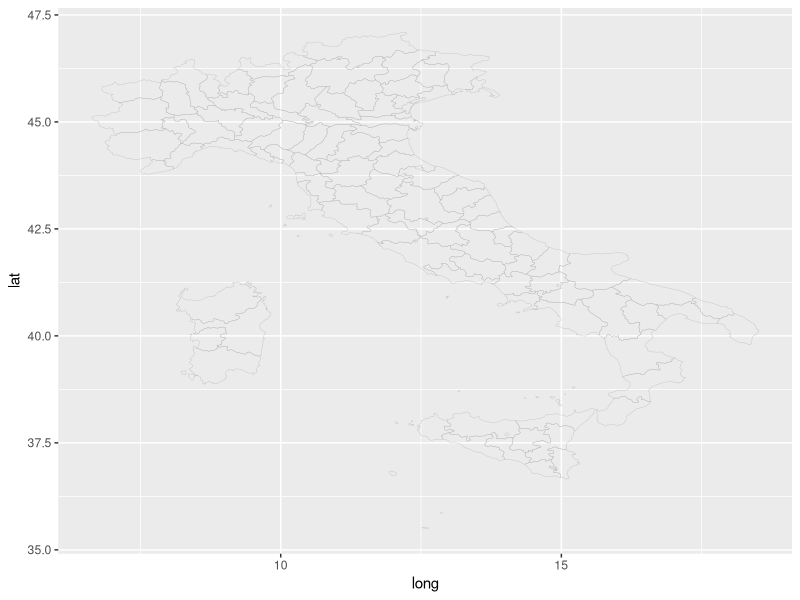
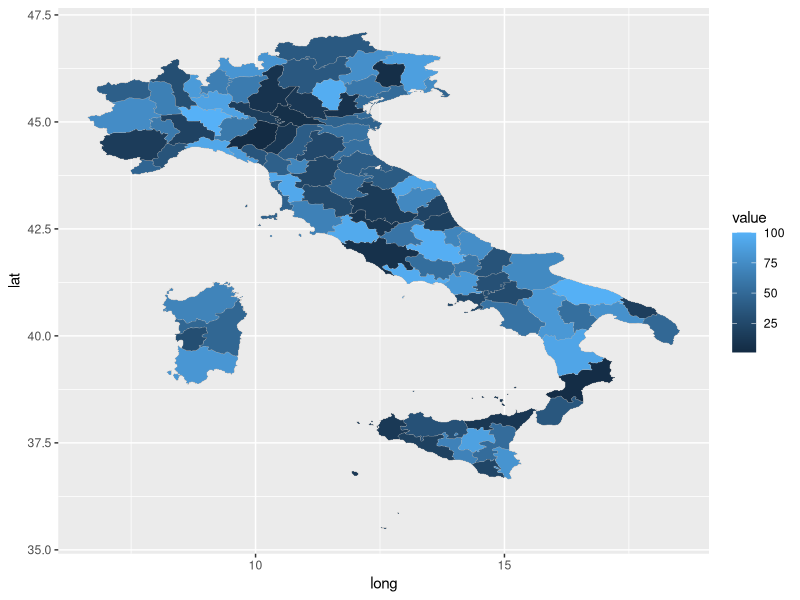
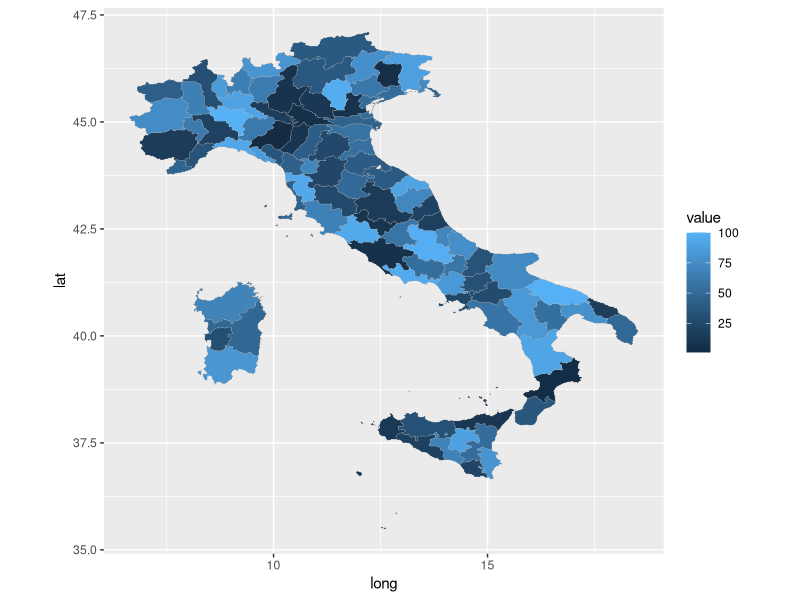
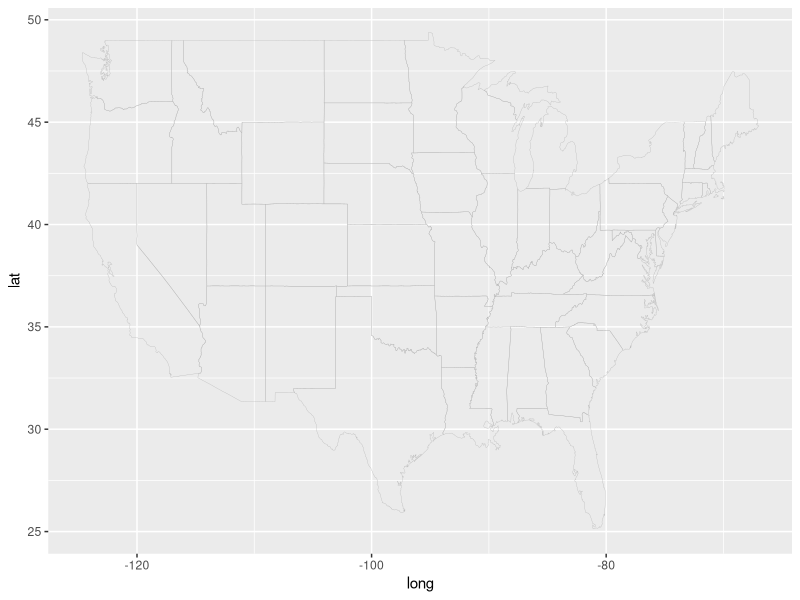
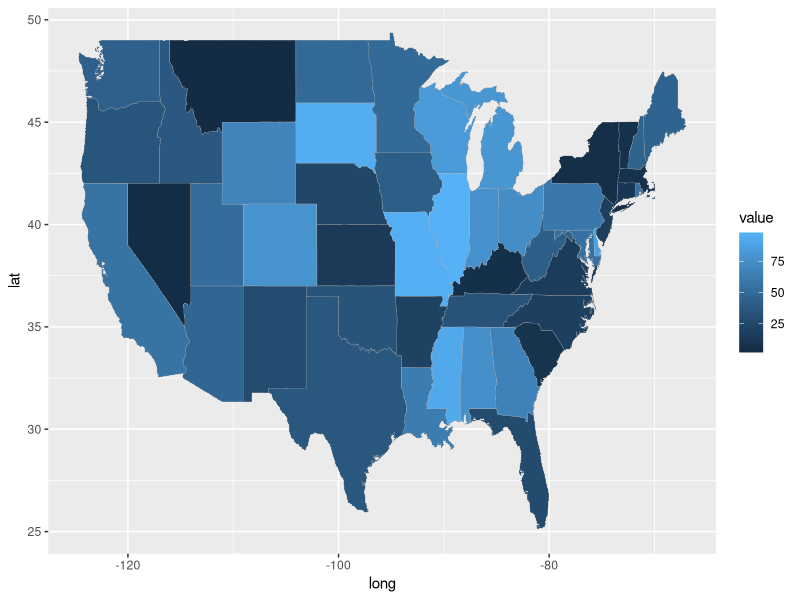
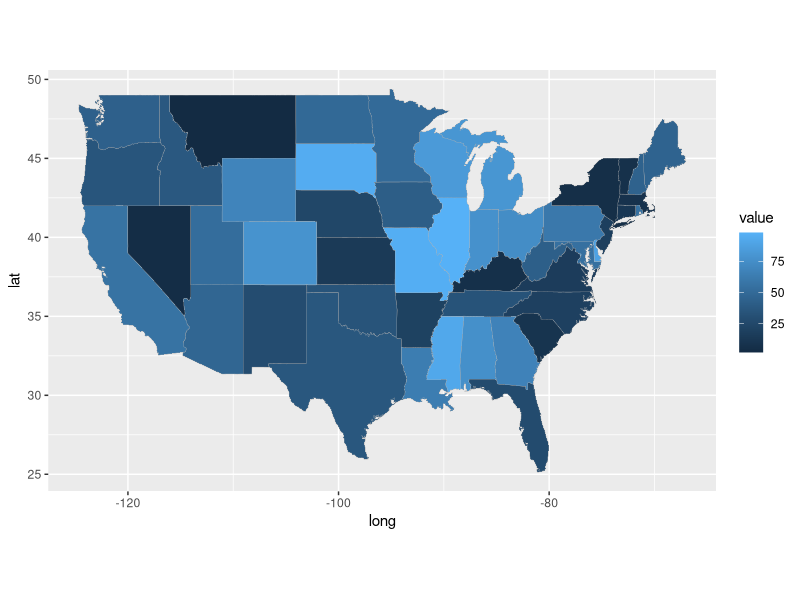
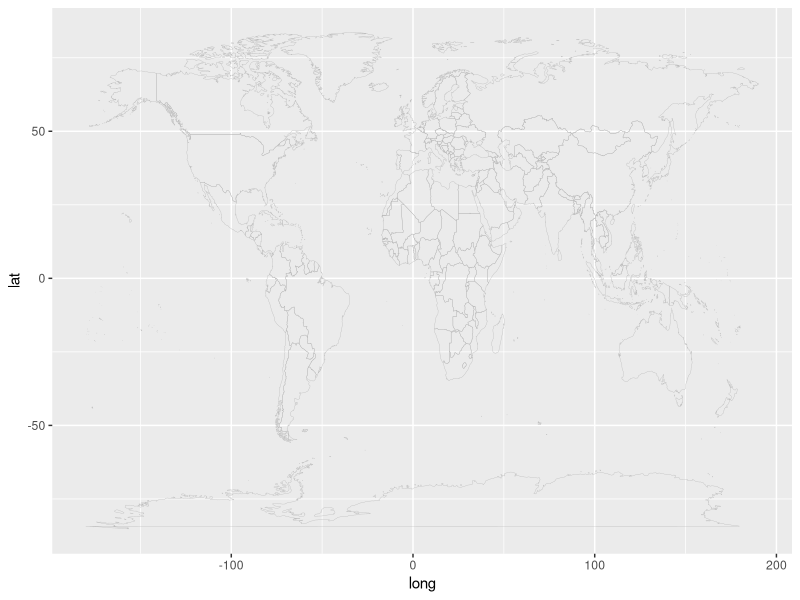
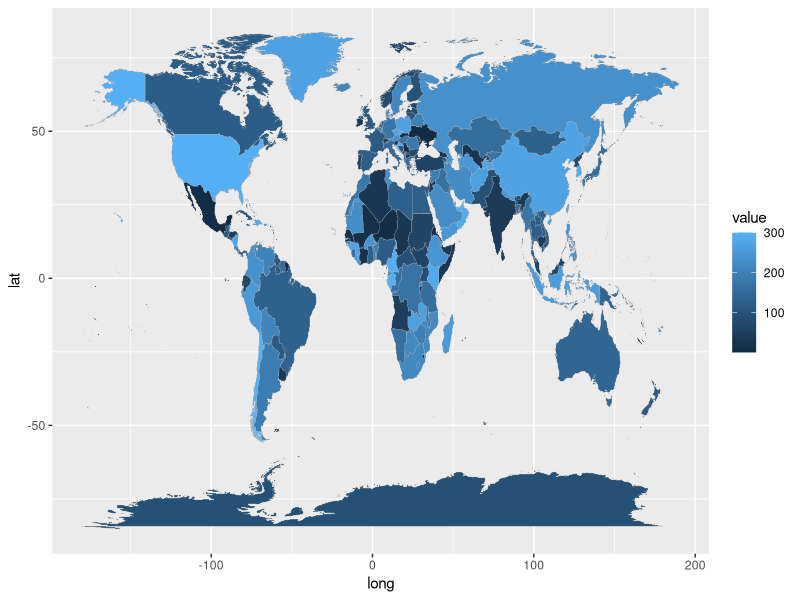

The R source for these figures, in order:
# Mapas en R

library(ggplot2)

#################################   Italia
italy_map <- map_data(map="italy")
str(italy_map)
head(italy_map)

## Construir un dataset con los valores para cada región del mapa (puede ser que ya se tenga)
library(tibble)
# Generamos algunos datos aleatorios 
# Si usamos nuestro propio dataset, solo nos aseguramos de contar con la columna 'region' y 'value'
# Lo que necesitamos es un dataset que para cada región nos de un valor numérico
reg_data <- tibble(region=unique(italy_map$region),
                   value=sample(100, length(region)))

## Inicializamos un nuevo gráfico
gg <- ggplot()
# capa base
# 'data=italy_map' y 'map=italy_map' nos sirven para indicarle las coordenadas que queremos graficar
# 'map_id' nos permite identificar el mapa para agregar más información después
gg <- gg + geom_map(data=italy_map, map=italy_map,
                    aes(long, lat, map_id=region),
                    color="#b2b2b2", size=0.1, fill=NA)

## Graficar el mapa: no tiene colores que diferencien las áreas (fill=NA):
gg

## Vamos a rellenar las regiones con un color
# queremos que el color se corresponda al valor de "value"
# 'data=reg_data' es la información que queremos agregar (datos por regiones)
# 'fill=value' nos indica qué columna de 'reg_data' usaremos para determinar el color
gg <- gg + geom_map(data=reg_data, map=italy_map,
                    aes(fill=value, map_id=region),
                    color="#b2b2b2", size=0.1)
gg

# nuestro mapa está casi listo, pero se verá algo estirado
# con 'coord_fixed' le daremos una apariencia cuadrada
gg <- gg + coord_fixed(ratio = 1)
gg



#################################   USA states
usa_map <- map_data("state")
str(usa_map)
head(usa_map)

reg_data <- tibble(region=unique(usa_map$region),
                   value=sample(100, length(region)))

gg <- ggplot()

gg <- gg + geom_map(data=usa_map, map=usa_map,
                    aes(long, lat, map_id=region),
                    color="#b2b2b2", size=0.1, fill=NA)
gg


gg <- gg + geom_map(data=reg_data, map=usa_map,
                    aes(fill=value, map_id=region),
                    color="#b2b2b2", size=0.1)
gg

gg <- gg + coord_fixed(ratio = 1.5)
gg



#################################   WORLD and WORLD2 TAREA
world_map <- map_data("world") #world2
str(world_map)
head(world_map)

reg_data <- tibble(region=unique(world_map$region),
                   value=sample(300, length(region)))

gg <- ggplot()

gg <- gg + geom_map(data=world_map, map=world_map,
                    aes(long, lat, map_id=region),
                    color="#b2b2b2", size=0.1, fill=NA)
gg


gg <- gg + geom_map(data=reg_data, map=world_map,
                    aes(fill=value, map_id=region),
                    color="#b2b2b2", size=0.1)
gg

gg <- gg + coord_fixed(ratio = 1)
gg

